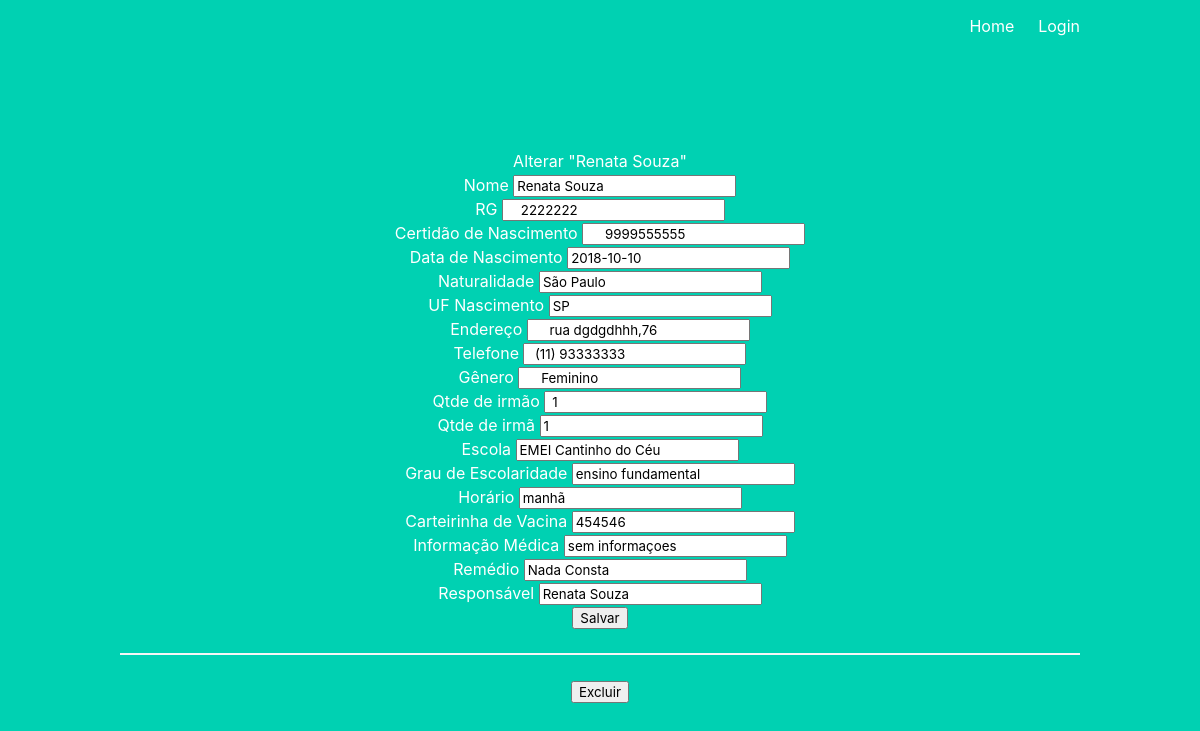
The app's page /aluno/1/edit with its own data.
### tables this page shows
CREATE TABLE aluno (idaluno INTEGER PRIMARY KEY AUTOINCREMENT, nome varchar (80) NOT NULL, rg varchar (15), certidao_nasc varchar (20), dt_nasc date, naturalidade varchar (50), UF varchar (2), genero varchar (10), qtdirmao INTEGER, qtdirma INTEGER, escola varchar (80), grau_escolaridade varchar (20), horario varchar (20), carterinha_vacina varchar (20), endereco varchar (80), informacao varchar (80), created TIMESTAMP NOT NULL DEFAULT (CURRENT_TIMESTAMP), telefone VARCHAR (20), idresponsavel INT REFERENCES responsavel (idresponsavel), idescola INTEGER REFERENCES escola (idescola), idinformacao INTEGER REFERENCES informacoes (idinformacao) DEFAULT NULL);

CREATE TABLE escola (
    idescola INTEGER PRIMARY KEY AUTOINCREMENT,
    created TIMESTAMP NOT NULL DEFAULT CURRENT_TIMESTAMP,
    nome TEXT NOT NULL
);

CREATE TABLE responsavel (idresponsavel INTEGER PRIMARY KEY AUTOINCREMENT, created TIMESTAMP NOT NULL DEFAULT CURRENT_TIMESTAMP, nome varchar (80) NOT NULL, rg varchar (15), cpf varchar (15), profissao varchar (20), idempresa integer, nomeempresa VARCHAR (80), FOREIGN KEY (idempresa) REFERENCES empresa (idempresa));

### project/main.py (the view, shortened to what this page needs)
@main.route('/aluno/<int:id>/edit', methods=('GET', 'POST'))
def edit_aluno(id):
    aluno = get_post_aluno(id)
    conn = get_db_connection()
    responsavelList = conn.execute('SELECT * FROM responsavel order by nome').fetchall()
    conn = get_db_connection()
    escolaList = conn.execute('SELECT * FROM escola order by nome').fetchall()
    conn = get_db_connection()
    remedioList = conn.execute('SELECT * FROM informacoes order by remedio').fetchall()
    return render_template('editaluno.html', post=aluno, responsavelList=responsavelList, escolaList=escolaList,
                          remedioList=remedioList)

### project/main.py (called while the page is built)
def get_db_connection():
    conn = sqlite3.connect('database.db')
    conn.row_factory = sqlite3.Row
    return conn

### project/templates/editaluno.html (shortened to what this page needs)
{% extends 'base.html' %}
{% block content %}
<h1>{% block title %} Alterar "{{ post['nome'] }}" {% endblock %}</h1>
<form method="post">
    <div class="form-group">
        <label for="nome">Nome</label>
        <input type="text" name="nome" placeholder="Nome"
               class="form-control"
               value="{{ request.form['nome'] or post['nome'] }}">
    </div>
    <div class="form-group">
        <label for="rg">RG</label>
        <input name="rg" placeholder="RG"
                  class="form-control"
                  value=" {{ request.form['rg'] or post['rg'] }}">
    </div>
    <div class="form-group">
        <label for="certidao">Certidão de Nascimento</label>
        <input name="certidao" placeholder="Certidão de Nascimento"
                  class="form-control"
                  value = " {{ request.form['certidao'] or post['certidao_nasc'] }}">
    </div>
    <div class="form-group">
        <label for="dtnasc">Data de Nascimento</label>
        <input name="dtnasc" placeholder="Data de Nascimento"
                  class="form-control"
                  value = "{{ request.form['dtnasc'] or post['dt_nasc'] }}">
    </div>
     <div class="form-group">
        <label for="naturalidade">Naturalidade</label>
        <input name="naturalidade" placeholder="Naturalidade"
                  class="form-control"
                  value="{{ request.form['naturalidade'] or post['naturalidade'] }} ">
     </div>
    <div class="form-group">
        <label for="uf">UF Nascimento</label>
        <input name="uf" placeholder="UF"
                  class="form-control"
                  value = "{{ request.form['uf'] or post['UF'] }} ">
    </div>
    <div class="form-group">
        <label for="endereco">Endereço</label>
        <input name="endereco" placeholder="Endereço"
                  class="form-control"
                  value = " {{ request.form['endereco'] or post['endereco']}} ">
    </div>
    <div class="form-group">
        <label for="telefone">Telefone</label>
        <input name="telefone" placeholder="Telefone"
                  class="form-control"
                  value = " {{ request.form['telefone'] or post['telefone']}} ">
    </div>
     <div class="form-group">
        <label for="genero">Gênero</label>
        <input name="genero" placeholder="genero"
                  class="form-control"
                  value = " {{ request.form['genero'] or post['genero'] }}">
    </div>
    <div class="form-group">
        <label for="qtdirmao">Qtde de irmão</label>
        <input name="qtdirmao" placeholder="Qtde de irmão"
                  class="form-control"
                  value = " {{ request.form['qtdirmao'] or post['qtdirmao'] }}">
    </div>
    <div class="form-group">
        <label for="qtdirma">Qtde de irmã</label>
        <input name="qtdirma" placeholder="Qtde de irmã"
                  class="form-control"
                  value = "{{ request.form['qtdirma'] or post['qtdirma'] }}">
    </div>
    <div class="form-group">
        <label for="escola">Escola</label>
        <input name="escola" placeholder="Escola"
                  class="form-control"
                  value = "{{ request.form['escola1'] or post['escola1'] }}" >
    </div>
    <div class="form-group">
        <label for="grau">Grau de Escolaridade</label>
        <input name="grau" placeholder="Grau de Escolaridade"
                  class="form-control"
                  value = "{{ request.form['grau'] or post['grau_escolaridade'] }}">
    </div>
    <div class="form-group">
        <label for="horario">Horário</label>
        <input name="horario" placeholder="Horário"
                  class="form-control"
                  value = "{{ request.form['horario'] or post['horario'] }} ">
    </div>
    <div class="form-group">
        <label for="vacina">Carteirinha de Vacina</label>
        <input name="vacina" placeholder="Carteirinha de Vacina"
                  class="form-control"
                  value = "{{ request.form['vacina'] or post['carterinha_vacina'] }} ">
    </div>
    <div class="form-group">
        <label for="informacao">Informação Médica</label>
        <input name="informacao" placeholder="Informação Médica"
                  class="form-control"
                  value = "{{ request.form['informacao'] or post['informacao'] }} ">
    </div>
    <div class="form-group">
        <label for="remedio">Remédio</label>
        <input name="remedio" placeholder="Remédio"
                  class="form-control"
                  value = "{{ request.form['remedio'] or post['remedio'] }} ">
    </div>
     <div class="form-group">
        <label for="responsavel">Responsável</label>
        <input name="responsavel" placeholder="Responsável"
                  class="form-control"
                  value = "{{ request.form['responsavel'] or post['responsavel'] }} ">
    </div>
    <div class="form-group">
        <button type="submit" class="btn btn-primary">Salvar</button>
    </div>
</form>
<hr>
<form action="{{ url_for('main.delete_aluno', id=post['idaluno']) }}" method="POST">
    <input type="submit" value="Excluir"
            class="btn btn-danger btn-sm"
            onclick="return confirm('Confirma a exclusão do aluno?')">
</form>
{% endblock %}

### records on screen
aluno: nome "Renata Souza", rg "2222222", certidao "9999555555", dtnasc "2018-10-10", naturalidade "São Paulo", uf "SP", endereco "rua dgdgdhhh,76", telefone "(11) 93333333", genero "Feminino", qtdirmao "1", qtdirma "1", grau "ensino fundamental", horario "manhã", vacina "454546", informacao "sem informaçoes"
escola: escola "EMEI Cantinho do Céu"
responsavel: responsavel "Renata Souza"
